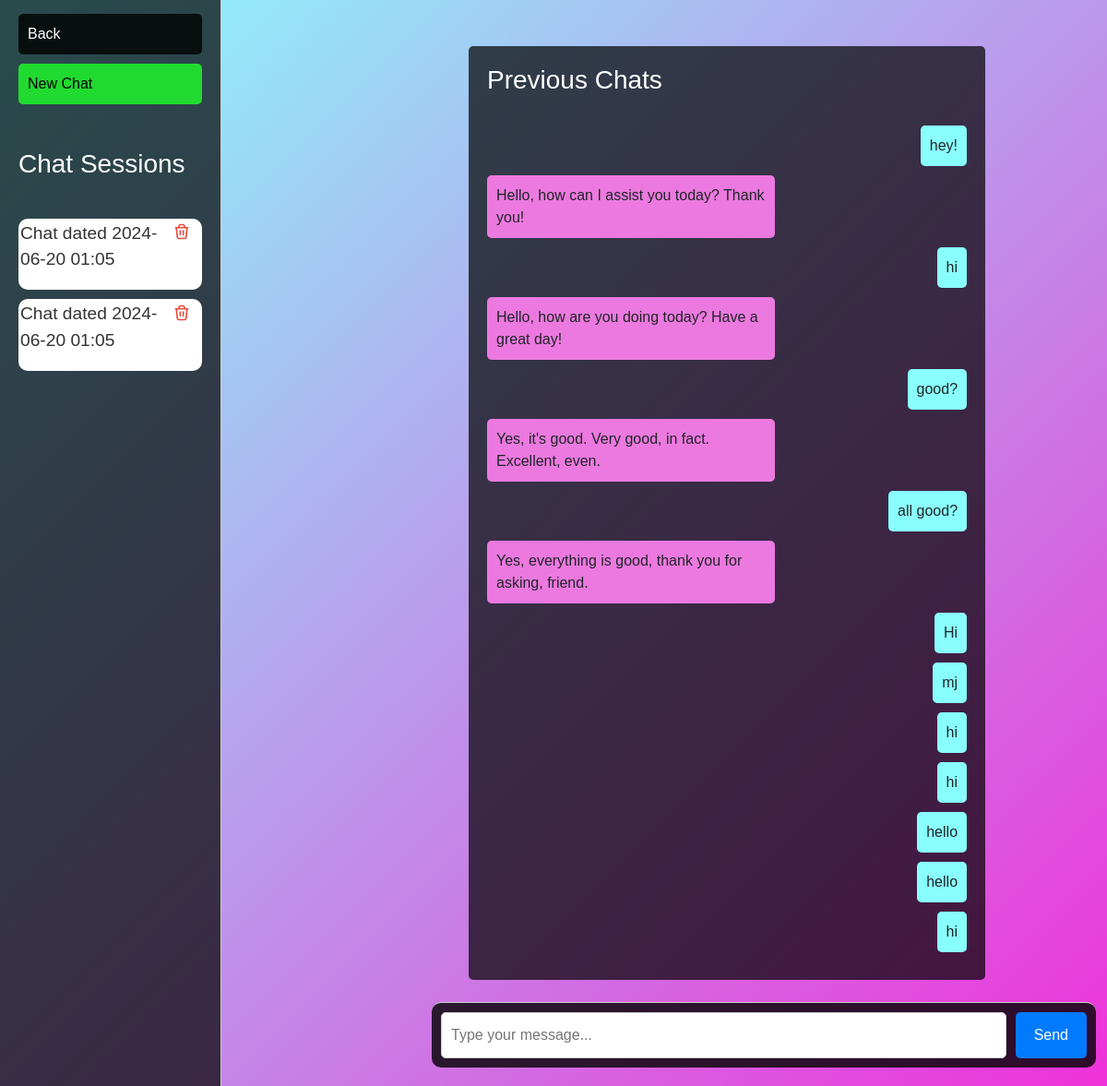
The app's page /chat/94 (signed in) with its own data.
### chat/models.py (models this page shows)
class ChatSession(models.Model):
    user = models.ForeignKey(User, on_delete=models.CASCADE)
    content = models.TextField(default='')
    date = models.DateField(auto_now_add=True)

class Message(models.Model):
    chat_session = models.ForeignKey(ChatSession, related_name='messages', on_delete=models.CASCADE)
    sender = models.CharField(max_length=50)  # e.g., 'user' or 'bot'
    content = models.TextField(default='')
    timestamp = models.DateTimeField(auto_now_add=True)

### chat/views.py (the view)
# urls.py: path('<int:pk>', views.load_chat, name='load_chat'),
@login_required
def load_chat(request,pk):
    messages = Message.objects.filter(chat_session=pk)
    chat_sessions = ChatSession.objects.filter(user=request.user)
    return render(request, 'chat_interface.html', {'chat_sessions': chat_sessions, "messages":messages})

### chat/templates/chat_interface.html (shortened to what this page needs)
{% load static %}
<!DOCTYPE html>
<html lang="en">
<head>
    <link rel="stylesheet" href="https://stackpath.bootstrapcdn.com/bootstrap/4.5.2/css/bootstrap.min.css">
</head>
<body>
    <div id="container">
        <div id="product-details">
            <a href="/"><div class="back">Back</div></a>
            <a href="/chat/add_chat"><div id="save">New Chat</div></a>
            <br><br>
            <h3 style="color: #fff;">Chat Sessions</h3>
            <br>
            <div class="chatsession-container">
                {% for chat_session in chat_sessions %}
                    <div class="chat-session">
                        <a href="/chat/{{chat_session.id}}"><p class="chat-content">{{ chat_session.content }}</p></a>
                        <a href="delete/{{chat_session.id}}">
                        </a>
                    </div>
                {% endfor %}
            </div>
        </div>
        <div id="chat-container">
            <div id="chat-box">
                {% if messages %}
                    <div id="context-box" style="margin-left: 220px;">
                        <h3 style="color: white;">Previous Chats</h3>
                        {% for m in messages %}
                            <div class= "message {% if m.sender == 'bot' %}bot-message{% else %}user-message{% endif %}" id="context">{{ m.content }}</div>
                        {% endfor %}
                    </div>
                {% endif %}
                <br>
            </div>
            <div id="user-input-container">
                <input type="text" id="user-input" placeholder="Type your message...">
                <button id="send-button">Send</button>
            </div>
        </div>
    </div>
</body>
</html>

### chat/templates/chat_interface.html (style rules this page uses)
body, html { height: 100%; font-family: Arial, sans-serif; background:linear-gradient(135deg, #89fffd, #ef32d9); position: sticky; }
.delete-icon { height: 20px; width: 20px; margin-left: 10px; margin-right: 10px; color: #e74c3c; }
#container { display: flex; height: 100%; }
#product-details { width: 20%; padding: 20px; padding-top: 15px !important; background-color: rgba(0, 0, 0, 0.7); border-right: 1px solid #ccc; display: flex; flex-direction: column; }
#product-details p { font-size: 1.2em; color: #333; }
#chat-container { margin-top: 50px; margin-left: 28px; display: flex; flex-direction: column; width: 66.67%; justify-content: space-between; }
#chat-box { margin-right: 10%; flex: 1; padding-left: 20px; overflow-y: auto; background-color: rgba(0, 0, 0, 0); width: 100%; margin: 30 auto; height: calc(100vh - 200px); }
#context-box { background-color: rgba(0, 0, 0, 0.7); border-radius: 5px; padding: 20px; display: flex; flex-direction: column; }
.message { margin-bottom: 10px; padding: 10px; border-radius: 5px; max-width: 60%; }
.user-message { background-color: #89fffd; align-self: flex-end; }
.bot-message { background-color: #ec79df; align-self: flex-start; }
#user-input-container { display: flex; padding: 10px; border-radius: 10px; background-color: rgba(0, 0, 0, 0.8); width: 90%; border-top: 1px solid #ccc; margin: 0 auto; margin-bottom: 20px; margin-left: 200px; position: sticky; }
#user-input { flex: 1; padding: 10px; height: 50px; border: 1px solid #ccc; border-radius: 5px; margin-right: 10px; }
#send-button { padding: 10px 20px; background-color: #007bff; color: #fff; border: none; border-radius: 5px; cursor: pointer; }
.back { background-color: rgba(0, 0, 0, 0.8); padding: 10px; border-radius: 5px; width: 100%; color: #fff; margin: 0px; }
#save { background-color: rgba(30, 255, 41, 0.8); padding: 10px; border-radius: 5px; width: 100%; color: #000000; margin-top: 10px; }
.chatsession-container { flex-direction: column; align-items: center; height: calc(130vh - 200px); overflow-y: auto; }
.chat-session { background-color: #fff; padding: 2px; border-radius: 10px; margin: 10px auto; width: 100%; color: #333; display: flex; justify-content: space-between; align-items: top; }

### records on screen
ChatSession: content "Chat dated 2024-06-20 01:05"
ChatSession: content "Chat dated 2024-06-20 01:05"
Message: content "hey!"
Message: content "Hello, how can I assist you today? Thank you!"
Message: content "hi"
Message: content "Hello, how are you doing today? Have a great day!"
Message: content "good?"
Message: content "Yes, it's good. Very good, in fact. Excellent, even."
Message: content "all good?"
Message: content "Yes, everything is good, thank you for asking, friend."
Message: content "Hi"
Message: content "mj"
Message: content "hi"
Message: content "hi"
Message: content "hello"
Message: content "hello"
Message: content "hi"
